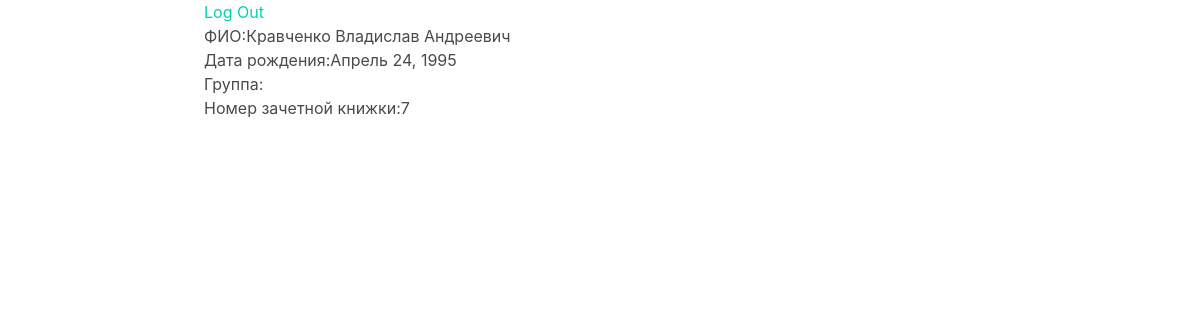
The page /students/7/ (signed in) on the database its author committed.
### datatable/models.py (models this page shows, shortened)
class Student(models.Model):
    full_name = models.CharField(max_length=255)
    birthday = models.DateField()
    studygroup = models.ForeignKey(StudyGroup, related_name='students')

### datatable/views.py (the view)
@class_login_required
class DetailStudent(DetailView):
    model = Student
    def get_object(self, queryset=None):
        self.student = get_object_or_404(
                    Student, id=self.kwargs['id'])
        return self.student

### datatable/templates/datatable/student_detail.html
{% extends parent_template|default:"datatable/base_datatable.html" %}
{% block content %}
<p>ФИО:{{ student.full_name }}</p>
<p>Дата рождения:{{ student.birthday }}</p>
<p>Группа:{{ student.group.title }}</p>
<p>Номер зачетной книжки:{{ student.id }}</p>
{% endblock %}

### rows shown on the page
Student: full_name "Кравченко Владислав Андреевич", birthday "Апрель 24, 1995", id "7"
